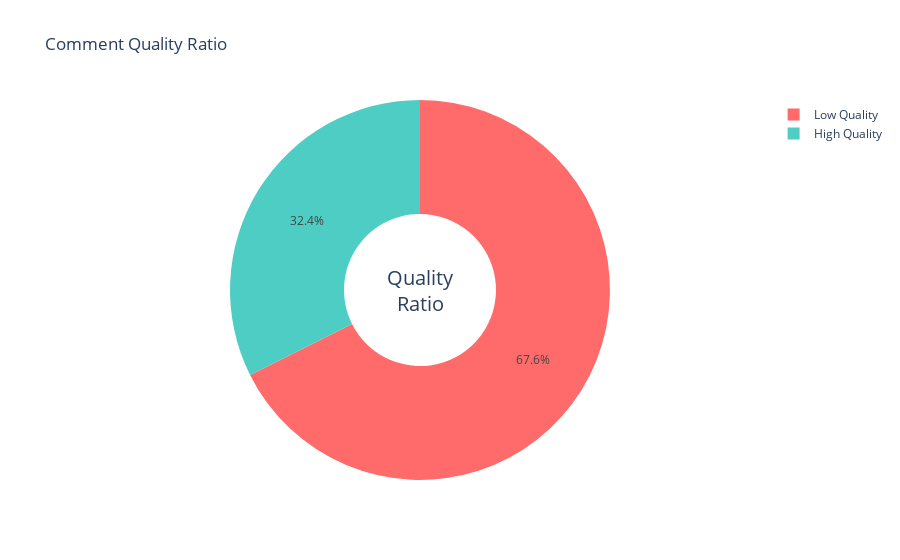
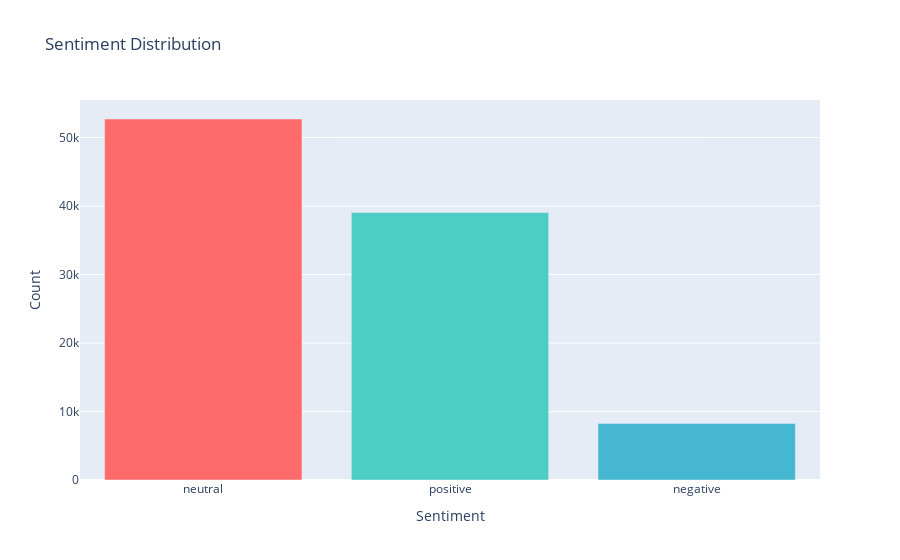
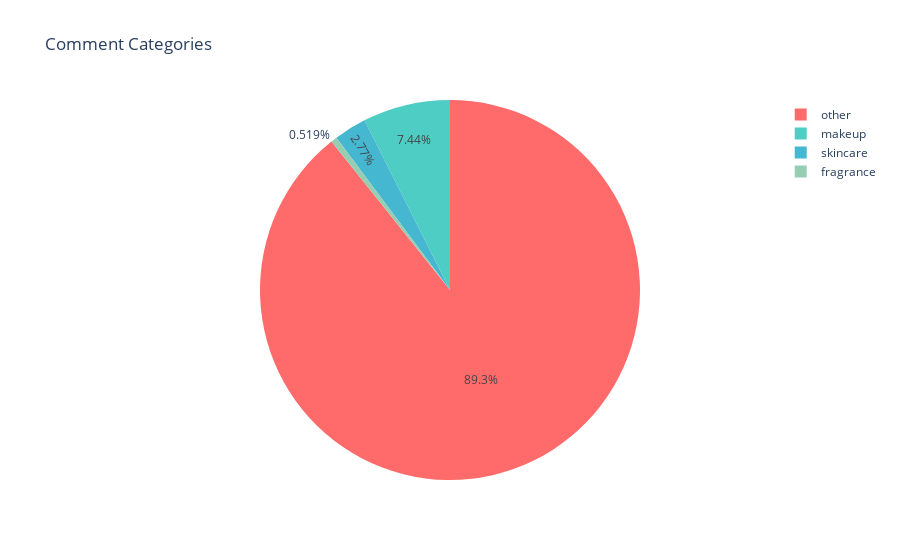
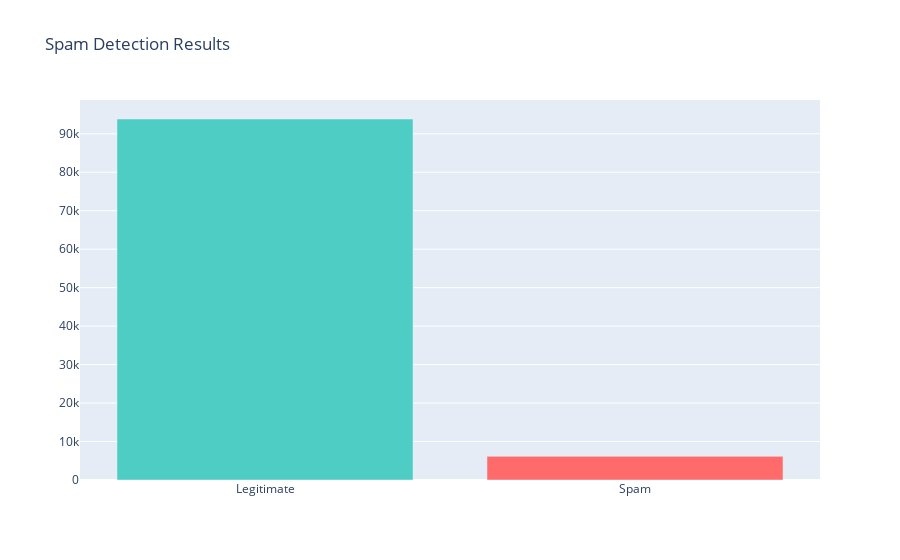

Source (notebook cell) for these figures, in order:
### Markdown cell above
## 11. Create Interactive Dashboard

### Code cell
# Initialize dashboard
dashboard = CommentAnalyticsDashboard()

# Create visualizations
print("Creating interactive dashboard...")

# Overall quality ratio
quality_fig = dashboard.create_quality_ratio_chart(comments)
quality_fig.show()

# Sentiment breakdown
sentiment_fig = dashboard.create_sentiment_breakdown(comments)
sentiment_fig.show()

# Category breakdown
category_fig = dashboard.create_category_breakdown(comments)
category_fig.show()

# Spam detection
spam_fig = dashboard.create_spam_detection_chart(comments)
spam_fig.show()

# Relevance distribution
relevance_fig = dashboard.create_relevance_distribution(comments)
relevance_fig.show()

### Figure 1 — Plotly figure (JSON) as saved in the notebook; plotly's stock layout.template omitted (floating-point values rounded to 4 significant figures)
{"data": [{"hole": 0.4, "labels": ["Low Quality", "High Quality"], "marker": {"colors": ["#FF6B6B", "#4ECDC4"]}, "values": [67621, 32376], "type": "pie"}], "layout": {"title": {"text": "Comment Quality Ratio"}, "annotations": [{"showarrow": false, "text": "Quality<br>Ratio", "x": 0.5, "y": 0.5, "font": {"size": 20}}]}}

### Figure 2 — Plotly figure (JSON) as saved in the notebook; plotly's stock layout.template omitted (floating-point values rounded to 4 significant figures)
{"data": [{"hovertemplate": "color=neutral<br>Sentiment=%{x}<br>Count=%{y}<extra></extra>", "legendgroup": "neutral", "marker": {"color": "#FF6B6B", "pattern": {"shape": ""}}, "name": "neutral", "orientation": "v", "showlegend": true, "textposition": "auto", "x": ["neutral"], "xaxis": "x", "y": [52694], "yaxis": "y", "type": "bar"}, {"hovertemplate": "color=positive<br>Sentiment=%{x}<br>Count=%{y}<extra></extra>", "legendgroup": "positive", "marker": {"color": "#4ECDC4", "pattern": {"shape": ""}}, "name": "positive", "orientation": "v", "showlegend": true, "textposition": "auto", "x": ["positive"], "xaxis": "x", "y": [39042], "yaxis": "y", "type": "bar"}, {"hovertemplate": "color=negative<br>Sentiment=%{x}<br>Count=%{y}<extra></extra>", "legendgroup": "negative", "marker": {"color": "#45B7D1", "pattern": {"shape": ""}}, "name": "negative", "orientation": "v", "showlegend": true, "textposition": "auto", "x": ["negative"], "xaxis": "x", "y": [8261], "yaxis": "y", "type": "bar"}], "layout": {"xaxis": {"anchor": "y", "domain": [0.0, 1.0], "title": {"text": "Sentiment"}}, "yaxis": {"anchor": "x", "domain": [0.0, 1.0], "title": {"text": "Count"}}, "legend": {"title": {"text": "color"}, "tracegroupgap": 0}, "title": {"text": "Sentiment Distribution"}, "barmode": "relative", "showlegend": false}}

### Figure 3 — Plotly figure (JSON) as saved in the notebook; plotly's stock layout.template omitted (floating-point values rounded to 4 significant figures)
{"data": [{"domain": {"x": [0.0, 1.0], "y": [0.0, 1.0]}, "hovertemplate": "label=%{label}<br>value=%{value}<extra></extra>", "labels": ["other", "makeup", "skincare", "fragrance"], "legendgroup": "", "name": "", "showlegend": true, "values": [89276, 7437, 2765, 519], "type": "pie"}], "layout": {"legend": {"tracegroupgap": 0}, "title": {"text": "Comment Categories"}, "piecolorway": ["#FF6B6B", "#4ECDC4", "#45B7D1", "#96CEB4", "#FFEAA7", "#DDA0DD"]}}

### Figure 4 — Plotly figure (JSON) as saved in the notebook; plotly's stock layout.template omitted (floating-point values rounded to 4 significant figures)
{"data": [{"marker": {"color": ["#4ECDC4", "#FF6B6B"]}, "x": ["Legitimate", "Spam"], "y": [93846, 6151], "type": "bar"}], "layout": {"title": {"text": "Spam Detection Results"}}}
